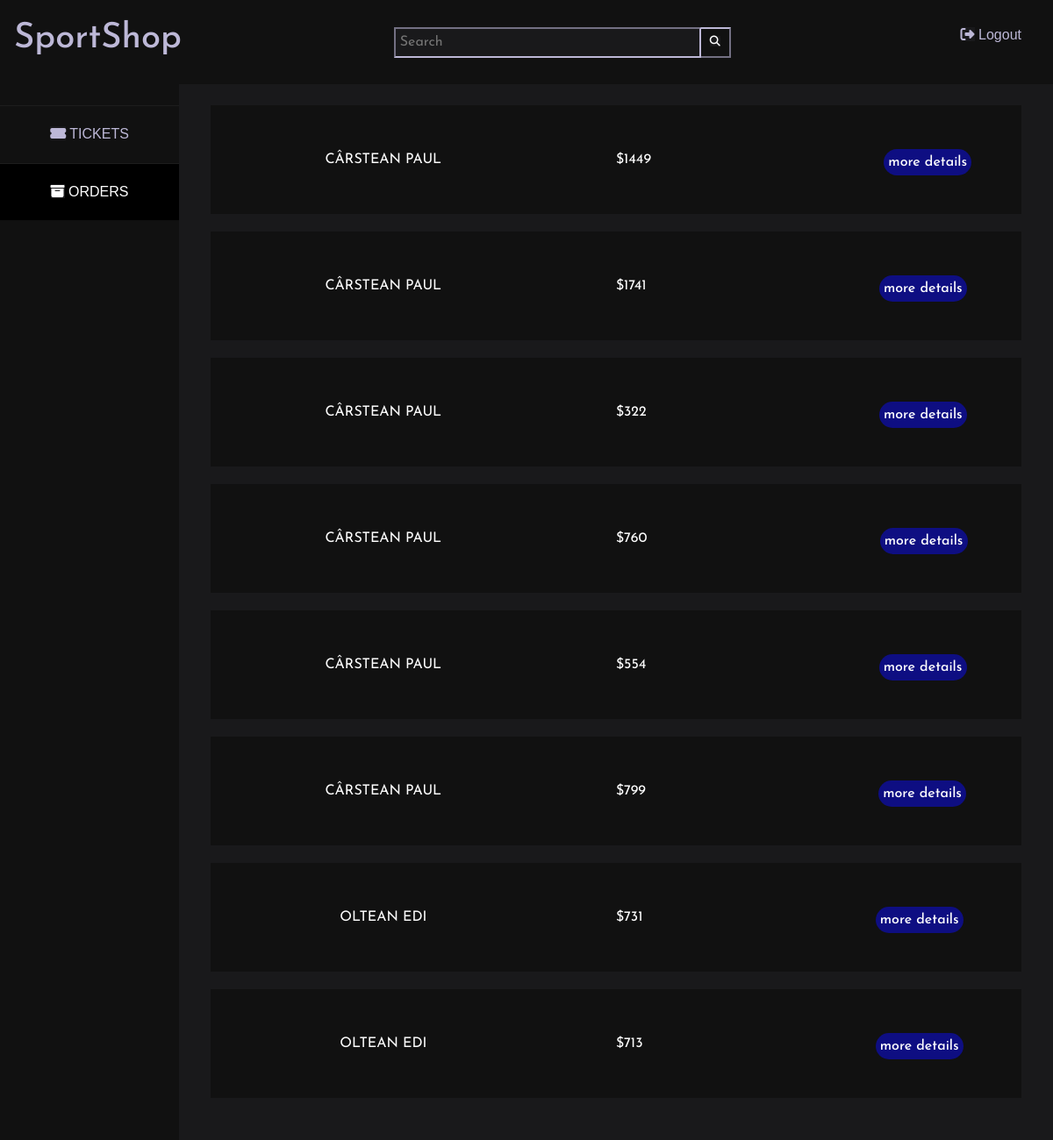
/orders.php, run on the app's committed database.
### tables this page shows
CREATE TABLE `orders` (
  `id` int(11) NOT NULL,
  `fullname` varchar(255) NOT NULL,
  `email` varchar(255) NOT NULL,
  `address` varchar(255) NOT NULL,
  `city` varchar(255) NOT NULL,
  `state` varchar(255) NOT NULL,
  `zip` varchar(255) NOT NULL,
  `total` varchar(255) NOT NULL,
  `command` varchar(255) NOT NULL
);

### orders.php (the view, shortened to what this page needs)
<!DOCTYPE html>
<html lang="en">
<head>
  <link rel="stylesheet" href="css/stilll.css">
  <link rel="stylesheet" href="css/ordersStills.css">
  <link rel="stylesheet" href="https://cdnjs.cloudflare.com/ajax/libs/font-awesome/5.8.2/css/all.css" />
   <link rel="stylesheet" href="https://stackpath.bootstrapcdn.com/bootstrap/4.3.1/css/bootstrap.min.css">
</head>
<body>
  <header class="navbar fixed-top">
       <a href="orders.php" style="text-decoration: none;"><h1 style="color: #bdb8d7; background-color: #111111;">SportShop</h1></a>
      <nav class="nav-search">
          <div class="search">
            <form action="orders.php" method="post">
                <input type="text"
                    placeholder=" Search"
                    name="searchInput">
                <button name="searchButton">
                    <i class="fa fa-search"
                        style="font-size: px;">
                    </i>
                </button>
            </form>
        </div>
      </nav>
      <ul>
        <li class="navli"><a href="logout.php"><i class="fas fa-sign-out-alt"></i> Logout</a></li>
      </ul>
    </header>
<div class="continut">
    <div class="wrapper">
        <div class="sidebar">
            <ul>
                <li><a href="admin.php"><i class="fas fa-ticket-alt"></i> Tickets</a></li>
                <li><a style="background-color:black; color: white; text-decoration: blink;" href="orders.php"><i class="fas fa-archive"></i> Orders</a></li>
            </ul>
        </div>
    </div>
    <?php
    $con=mysqli_connect("localhost", "root", "", "sportShop_db");
    $sql="SELECT * FROM orders";
    $result=mysqli_query($con,$sql);
    if(!isset($_POST['details'])){
            $ok=0;
            while($row=mysqli_fetch_assoc($result)){
                if(isset($_SESSION['search']))
                {
                    if(str_contains(strtoupper($row['fullname']),strtoupper($_SESSION['search']))){
                        $name=$row['fullname'];
                        $price=$row['total'];
                        $id=$row['id'];
                        echo "
                            <form action=\"orders.php\" method=\"post\">
                                <div class=\"ticket\">
                                    <div class=\"name\">$name</div><br>
                                    <div class=\"pret\">$$price</div><br>
                                    <input type=\"hidden\" name=\"id\" value=\"$id\">
                                    <button name=\"details\" class=\"details\">more details</button>
                                </div>
                            </form>";
                        $ok=$ok+1;
                    }
                }
                else{
                    $name=$row['fullname'];
                    $price=$row['total'];
                    $id=$row['id'];
                    echo "
                        <form action=\"orders.php\" method=\"post\">
                            <div class=\"ticket\">
                                <div class=\"name\">$name</div><br>
                                <div class=\"pret\">$$price</div><br>
                                <input type=\"hidden\" name=\"id\" value=\"$id\">
                                <button name=\"details\" class=\"details\">more details</button>
                            </div>
                        </form>";
                }
            }
    }
    ?>
</div>
</body>
</html>

### css/stilll.css (style rules this page uses)
* { margin: 0; padding: 0; box-sizing: border-box; list-style: none; text-decoration: none; font-family: 'Josefin Sans', sans-serif; background-color: #19191b; }
.wrapper { display: flex; position: relative; }
.wrapper .sidebar { width: 17%; height: 100%; padding: 30px 0px; position: fixed; background-color: #111111; }
ul li { padding: 0; border-bottom: 1px solid #bdb8d7; border-bottom: 1px solid rgba(0,0,0,0.05); border-top: 1px solid rgba(255,255,255,0.05); background-color: #111111; }
ul li a { color: #bdb8d7; display: block; background-color: #111111; }
li, a, button { font-family: "Montserrat", sans-serif; font-weight: 500; font-size: 16px; color: #edf0f1; text-decoration: none; }
header { display: flex; justify-content: space-between; align-items: center; padding: 30px 10%; }
li a { padding: 20px; transition: all 0.3s ease 0s; }
.nav-search { padding: 0; margin: 0; }
ul { display: inherit; }
div { color: #fff; text-transform: uppercase; text-align: center; margin-bottom: 30px; }
.navbar { background-color: #111111; position: fixed; top: 0; }
.search input[type=text] { width:350px; height:35px; border: 10; border-color: #bdb8d7; color: white; }
.search { float:right; padding:7px; margin: 0px; background-color: #111111; }
.search button { height: 35px; background-color: #111111; color: white; float: right; padding: 5px 10px; font-size: 12px; border: 10; border-color: #bdb8d7; border-left: none; cursor: pointer; }
.navli { border-bottom: none; border-bottom: none; border-top: none; }
.ticket { margin: 0px; margin-left: 17%; margin-bottom: 20px; padding: 20px; display: inline-flex; background-color: #111111; width: 77%; }
.continut { display: inherit; margin-top: 90px; }

### css/ordersStills.css (style rules this page uses)
* { margin: 0; padding: 0; box-sizing: border-box; list-style: none; text-decoration: none; font-family: 'Josefin Sans', sans-serif; background-color: #19191b; }
.name { background-color: #111111; margin-top: 30px; margin-left: 5%; width: 30%; }
.pret { background-color: #111111; margin-left: 15%; margin-top: 30px; }
.details { background-color: #0e0e82; margin-left: 30%; border: none; color: white; height: 30px; width: 100px; border-radius: 20px; margin-top: 30px; }

### data on the page
orders: fullname "CÂRSTEAN PAUL", total "1449"
orders: fullname "CÂRSTEAN PAUL", total "1741"
orders: fullname "CÂRSTEAN PAUL", total "322"
orders: fullname "CÂRSTEAN PAUL", total "760"
orders: fullname "CÂRSTEAN PAUL", total "554"
orders: fullname "CÂRSTEAN PAUL", total "799"
orders: fullname "OLTEAN EDI", total "731"
orders: fullname "OLTEAN EDI", total "713"
